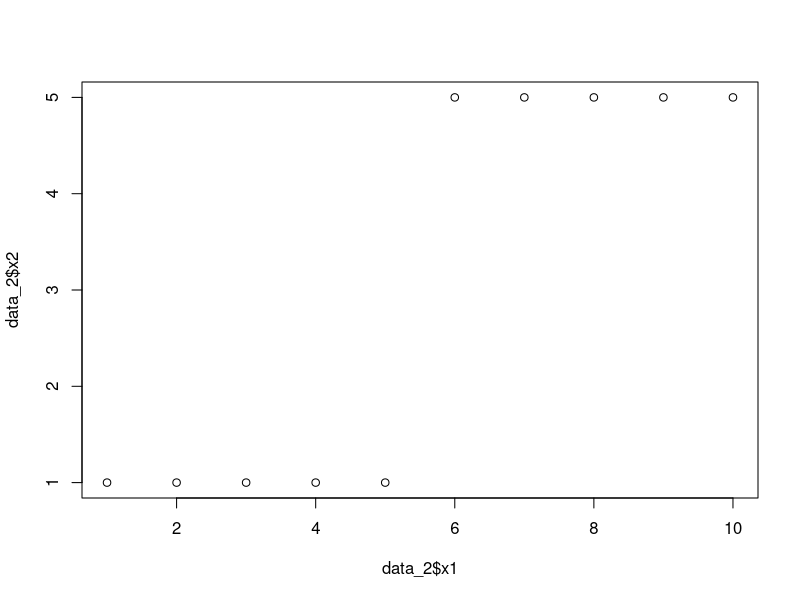
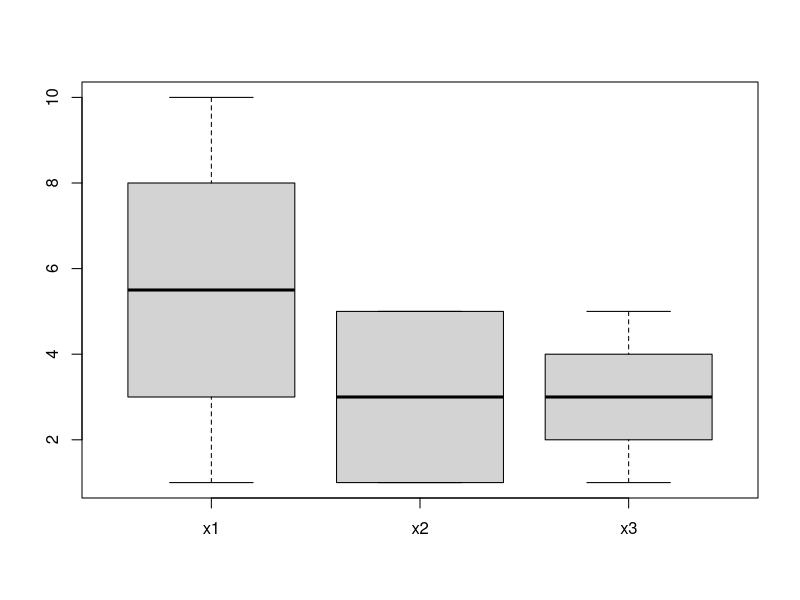

Recreate these plots in R, in order.
### Data structure 1 2020/4/2 by Keonwoo Park

#메트릭스는 원소와 행 or 개수를 넣어서 지정한다 원소를 정하지않으면 행, 렬 둘다 필요
data_1 <- matrix(1:12, nrow = 3, dimnames = list(c('x','y','z'),c("apple","Orange","banana","mango")))
data_1
is.matrix(data_1)

colnames(data_1)

# 데이터 프레임
data_2 <- data.frame()
x1 <- c(1:10)
x2 <- c(1, 1, 1, 1, 1, 5, 5, 5, 5, 5)
x3 <- c(1,2,3,4,5, 1,2,3,4,5)
data_2 <- data.frame(x1,x2,x3)      
data_2
data_3 <- as.matrix(data_2)
is.matrix(data_2)
is.matrix(data_3)
data_2

# sd(x) 표준편차 구하기

sd(data_1)
data_4 <- c(1,1,1,1,2,1,1)
#2차원이상에선 한행이나 열만 뽑아야한다.
sd(data_2$x1)
# byrow = F 가 디폴트값으로 한열씩 값을 채우는 법 T로할시 행부터 값을 넣는다.
data_5 <- matrix(data_2$x2,nrow=2,byrow =F)
data_5

#sqrt(x) 제곱근 구하기

sqrt(10)
sqrt(5)
sqrt(4)
#함수를 안써도 제곱근을 구할수 있다
7^0.5
10^0.5

#mean() 평균값 구하기

mean(data_2$x1)
mean(data_1)
data_5<- array(data_3, c(3,5,2), dimnames <- list(c("page_a","page_b","page_c"),c('a',"b","c","d","e"),c("1","2")))
data_5
mean(data_5)

#length() 데이터 개수구하기

length(data_1)
#데이터 프레임의 경우 변수의 개수가 표시됨
length(data_2)
length(data_5)
length(data_2$x1)

#plot(x, y)

plot(data_2$x1, data_2$x2)
#boxplot
boxplot(data_3)

#quantile(x)
#분위수구하기
quantile(data_1)

# summary() 최소,최대, 분위수들을 요약함

summary(data_2)
summary(data_1)
summary(data_4)

#head() 배열이나 행렬이 행이 많을때 몇 개만 표시해줌. 디폴트값 6 

head(data_2)
#밑에서 6개만 표시해줌
tail(data_2)

#var()

var(data_2)
sd(data_2$x1)^2

#sort() 정렬하기

sort(data_2$x3)
